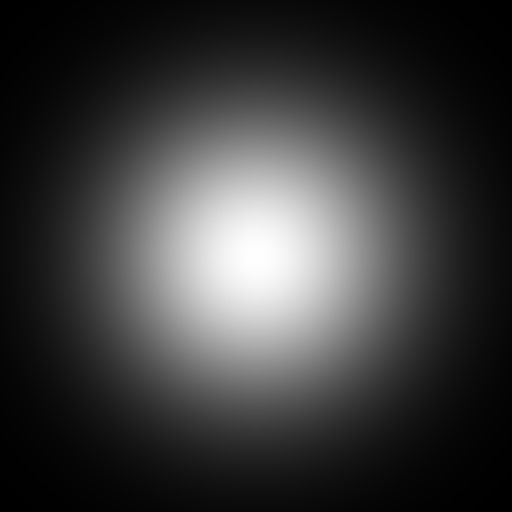
#> input picture Session 2/gaussianImage.jpg, 512 x 512 px, given in place of gonada.ppm, which was not available
$ jupyter execute --allow-errors 'session 3.ipynb'   (text cells are left out)
#> lines starting #> are read from the running program, lines starting #| are printed output that depends on the picture; pictures that were not available may be replaced by others from this repository, and a replacement may not be noted
[cell 1]
from PIL import Image
import matplotlib.pyplot as plt
import numpy as np
import xml.etree.ElementTree as ET
import cv2


# [19 lines left out: function build_mask_from_xml, not called in this run]

gonada_x = np.array(Image.open("gonada.ppm"))
#> gonada_x is the input picture: shape (512, 512); min 0, max 255, mean 59.3
kidney_x = np.array(Image.open("kidney.ppm"))
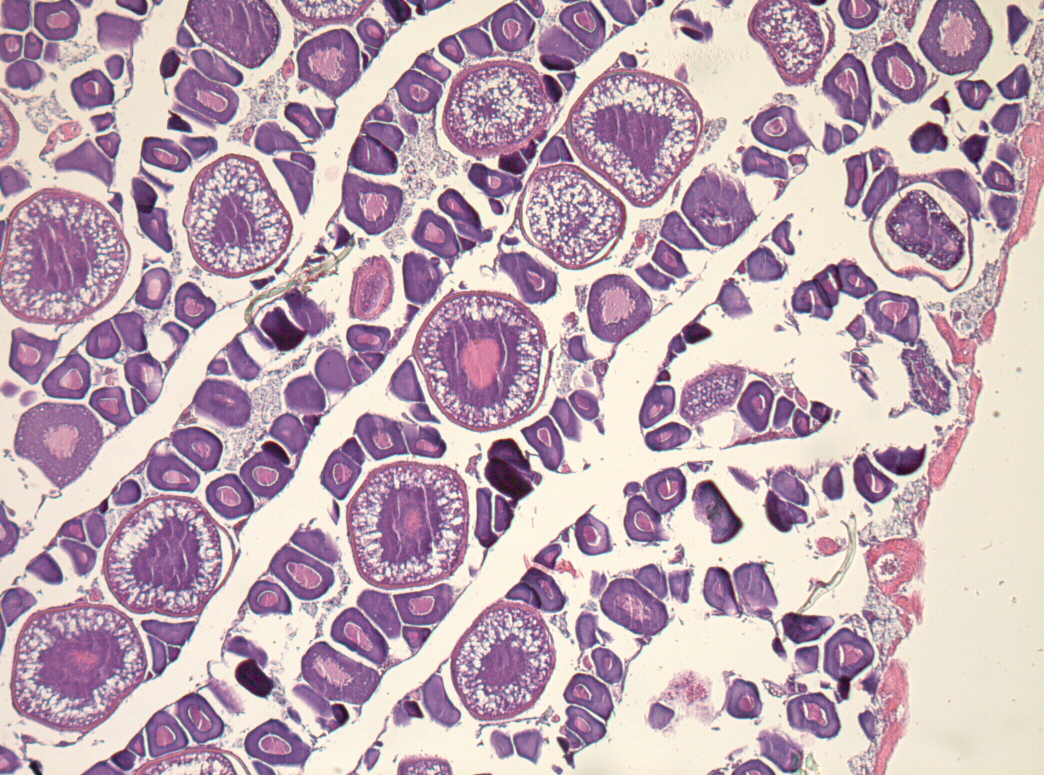
#> input picture Sesion 1/pilchard.jpg, 2088 x 1550 px, given in place of kidney.ppm, which was not available (shown at 1/2 size)
#> kidney_x is the input picture: shape (1550, 2088, 3); mean R, G, B 190.8, 166.9, 179.1

gonada_y = np.array(Image.open("gonada gt.jpg"))
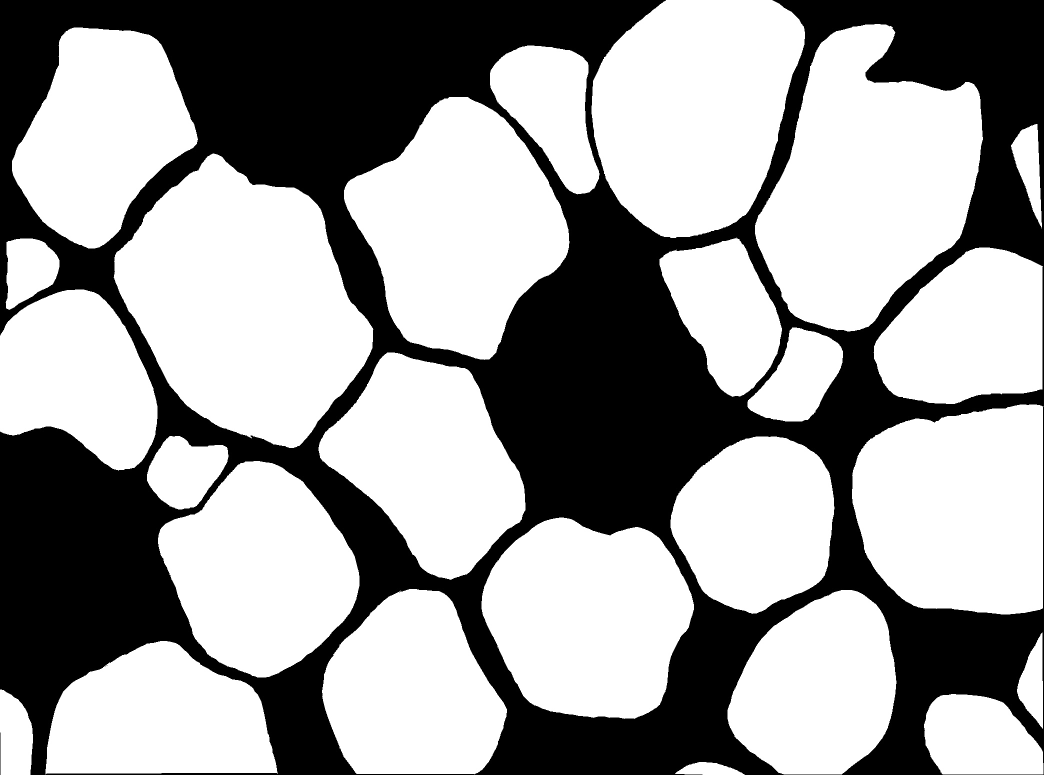
#> input picture Session 3/gonada gt.jpg, 2088 x 1550 px (shown at 1/2 size)
#> gonada_y is the input picture: shape (1550, 2088, 3); min 0, max 255, mean 158.6
kidney_y = np.array(Image.open("kidney gt.jpg"))
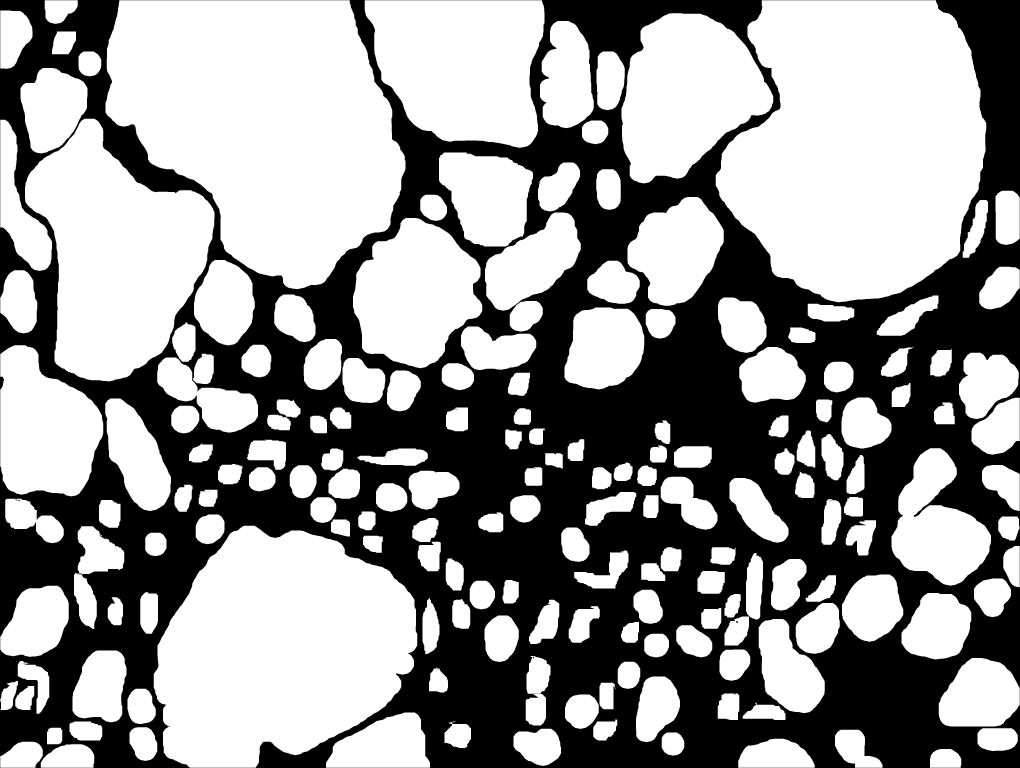
#> input picture Session 3/kidney gt.jpg, 4080 x 3072 px (shown at 1/4 size)
#> kidney_y is the input picture: shape (3072, 4080, 3); min 0, max 255, mean 150.3

[cell 2]
def kmeans_seg(img):
    img_float = np.float32(img)
    f_num = img.shape[-1]
#> f_num = 512
    data = img_float.reshape((-1,f_num))
    criteria = (cv2.TERM_CRITERIA_EPS + cv2.TERM_CRITERIA_MAX_ITER, 10, 1.0)
    flags = cv2.KMEANS_PP_CENTERS
    _, labels, _ = cv2.kmeans(data, 2, None, criteria, 10, flags)
#> labels = 512 values, max 1 at index 0, min 0 at index 141, mean 0.549

    output = labels.reshape((img.shape[0], img.shape[1]))
    binary_output = np.where(output == np.min(output), 0, 255).astype(np.uint8)
    return binary_output

#> (the rest of this cell did not finish here and is left out)

[cell 3]
# [14 lines left out: function plt_test_seg, not called in this run]

#> (the rest of this cell did not finish here and is left out)

[cell 4]
# [8 lines left out: function plot_color_space, not called in this run]


def plot_several_color_spaces(img, color_space_list, titles):
    cvt_img_list = [cv2.cvtColor(img, color_space)
                    for color_space in color_space_list]
    h = len(color_space_list)
    w = max([cvt_img.shape[2] for cvt_img in cvt_img_list])
    figure, axis = plt.subplots(h, w + 1, figsize=(16, h*3))
    figure.subplots_adjust(wspace= 0.1, hspace= 0.1)
    for row, (cvt_img, title) in enumerate(zip(cvt_img_list, titles)):
        plot_color_space(cvt_img, axis, row, title)
    plt.show


#> (the rest of this cell did not finish here and is left out)

#> (a cell that did not finish here is left out)

#> (a cell that did not finish here is left out)

#> (a cell that did not finish here is left out)

#> (a cell that did not finish here is left out)

[cell 9]
def plot_row(image_list,title_list):
    fig, axis = plt.subplots(1,len(image_list),figsize = (16,8))
    fig.subplots_adjust(wspace= 0.1)
    for i, (image, title) in enumerate(zip(image_list,title_list)):
        axis[i].imshow(image, cmap = 'gray')
        axis[i].axis('off')
        axis[i].set_title(title)

#> (a cell that did not finish here is left out)

#> (a cell that did not finish here is left out)

[cell 12]
k = np.ones((15,15))
#> (the rest of this cell did not finish here and is left out)

#> (a cell that did not finish here is left out)

[cell 14]
# [14 lines left out: function kmeans_with_thres_init, not called in this run]

#> (the rest of this cell did not finish here and is left out)

[cell 15]
from pathlib import Path

x_path = Path("..\\dataset\\sterappimagesdb\\EuropeanHake\\EuropeanHake\\images").rglob('*.ppm')
x_path = [str(path) for path in x_path]

y_path = Path("..\\dataset\\sterappimagesdb\\EuropeanHake\\EuropeanHake\\xml").rglob('*.xml')
y_path = [str(path) for path in y_path]

x_path.sort()
y_path.sort()
print(len(x_path))
print(len(y_path))

[cell 16]
x = []
y = []

for path in x_path:
    x.append(np.array(Image.open(path)))

for path in y_path:
    y.append(build_mask_from_xml(path))
